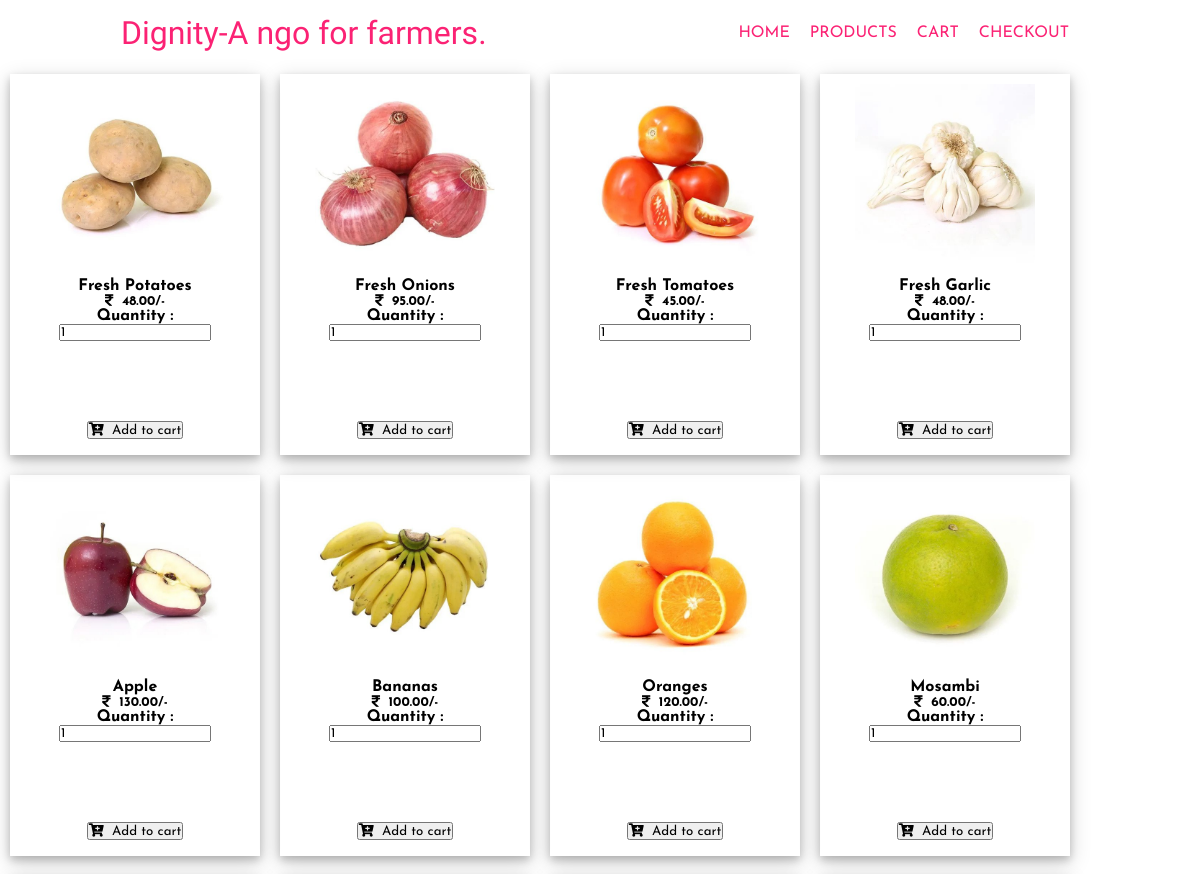
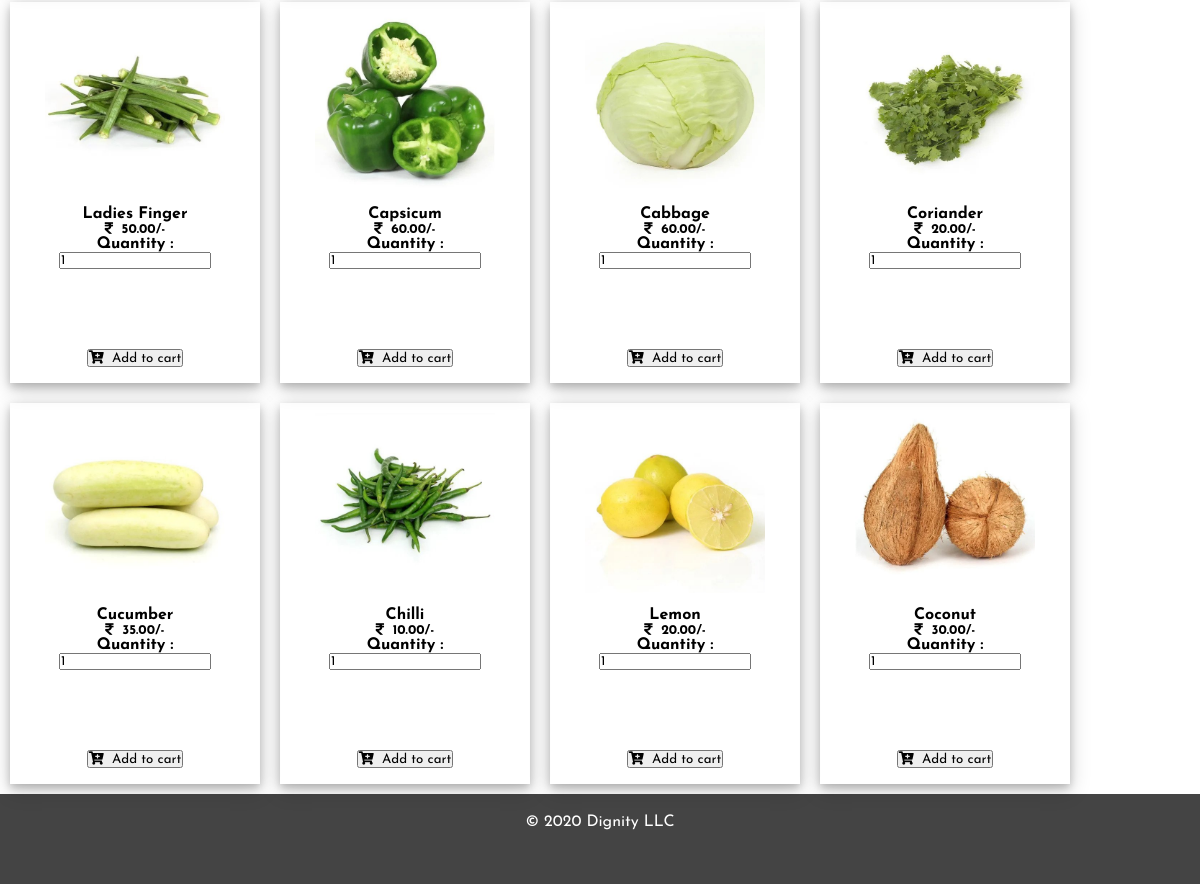
/shopping-cart/index.php, run on the app's committed database (2 pictures, top to bottom).
### tables this page shows
CREATE TABLE `product` (
  `id` int(11) NOT NULL,
  `product_name` varchar(255) NOT NULL,
  `product_price` varchar(100) NOT NULL,
  `product_qty` int(11) NOT NULL DEFAULT 1,
  `product_image` varchar(255) NOT NULL,
  `product_code` varchar(50) NOT NULL
);

### shopping-cart/index.php (the view, shortened to what this page needs)
<!DOCTYPE html>
<html lang="en">
<head>
  <link rel='stylesheet' href="scart.css">
  <link rel="stylesheet" href="rwd.css">
  <link rel='stylesheet' href='https://cdnjs.cloudflare.com/ajax/libs/font-awesome/5.9.0/css/all.min.css' />
</head>
<body>
  <div class="main_container" id="home">
  <div class="navbar">
    <div class="logo">
      <a href="https://dignityngo.000webhostapp.com/homepage.html">Dignity-A ngo for farmers.</a>
    </div>
    <div class="navbar_items">
      <ul>
        <li><a href="https://dignityngo.000webhostapp.com/homepage.html">HOME</a></li>
        <li><a href="index.php">pRODUCTS</a></li>
        <li><a href="cart.php">CART</a></li>
         <li><a href="checkout.php">CHECKOUT</a></li>
      </ul>
    </div>
  </div>
<br><br><br><br>
  <div class="container">
    <div class="row mt-2 pb-3">
      <?php
  			include 'config.php';
  			$stmt = $conn->prepare('SELECT * FROM product');
  			$stmt->execute();
  			$result = $stmt->get_result();
  			while ($row = $result->fetch_assoc()):
  		?>
      <div class="col-sm-6 col-md-4 col-lg-3 mb-2">
        <div class="card-deck">
          <div class="card p-2 border-secondary mb-2">
            <img src="<?= $row['product_image'] ?>" class="card-img-top" height="250">
            <div class="card-body p-1">
              <h4 class="card-title text-center text-info"><?= $row['product_name'] ?></h4>
              <h5 class="card-text text-center text-danger"><i class="fas fa-rupee-sign"></i>&nbsp;&nbsp;<?= number_format($row['product_price'],2) ?>/-</h5>
            </div>
            <div class="card-footer p-1">
              <form action="" class="form-submit">
                <div class="row p-2">
                  <div class="col-md-6 py-1 pl-4">
                    <b>Quantity : </b>
                  </div>
                  <div class="col-md-6">
                    <input type="number" class="form-control pqty" value="<?= $row['product_qty'] ?>">
                  </div>
                </div>
                <input type="hidden" class="pid" value="<?= $row['id'] ?>"><br>
                <input type="hidden" class="pname" value="<?= $row['product_name'] ?>"><br>
                <input type="hidden" class="pprice" value="<?= $row['product_price'] ?>"><br>
                <input type="hidden" class="pimage" value="<?= $row['product_image'] ?>"><br>
                <input type="hidden" class="pcode" value="<?= $row['product_code'] ?>"><br>
                <button class="btn btn-info btn-block addItemBtn"><i class="fas fa-cart-plus"></i>&nbsp;&nbsp;Add to
                  cart</button><br>
              </form><br>
            </div>
          </div>
        </div>
      </div>
      <?php endwhile; ?>
    </div>
  </div>
  <div class="footer">
    <a href="#">© 2020 Dignity LLC</a><br><br>
    <a href="https://www.facebook.com/" class="fa fa-facebook" text-align="right"></a>
    <a href="https://twitter.com/login?lang=en" class="fa fa-twitter"></a>
    <a href="https://www.instagram.com/?hl=en" class="fa fa-instagram"></a>
  </div>
  </div>
</body>
</html>

### shopping-cart/scart.css (style rules this page uses)
* { font-family: 'Titillium Web', sans-serif; }
img { padding:10px; height:200px; width:200px; }
div.card { width: 250px; box-shadow: 0 4px 8px 0 rgba(0, 0, 0, 0.2), 0 6px 20px 0 rgba(0, 0, 0, 0.19); text-align: center; float: left; margin:10px; }
body { background:url('background home.jpg'); background-size: cover; }

### shopping-cart/rwd.css (style rules this page uses)
* { margin: 0; padding: 0; box-sizing: border-box; outline: none; list-style: none; text-decoration: none; font-family: 'Josefin Sans', sans-serif; }
.main_container { position: relative; }
.navbar { width: 100%; height: 65px; position: absolute; display: flex; justify-content: space-around; align-items: center; }
.logo a { font-family: 'Allura', cursive; font-size: 32px; color: #fb2274; }
.navbar_items ul { display: flex; }
.navbar_items ul li { margin: 0 10px; }
.navbar_items ul li a { text-transform: uppercase; color: #fb2274; }
.footer { width: 100%; text-align: center; background: #444444; padding: 20px 0; }
.footer a { color: #fff; }
.row::after { content: ""; clear: both; display: table; }

### data on the page
product: product_image (picture), product_name "Fresh Potatoes", product_price "48.00", product_qty "1"
product: product_image (picture), product_name "Fresh Onions", product_price "95.00", product_qty "1"
product: product_image (picture), product_name "Fresh Tomatoes", product_price "45.00", product_qty "1"
product: product_image (picture), product_name "Fresh Garlic", product_price "48.00", product_qty "1"
product: product_image (picture), product_name "Apple", product_price "130.00", product_qty "1"
product: product_image (picture), product_name "Bananas", product_price "100.00", product_qty "1"
product: product_image (picture), product_name "Oranges", product_price "120.00", product_qty "1"
product: product_image (picture), product_name "Mosambi", product_price "60.00", product_qty "1"
product: product_image (picture), product_name "Ladies Finger", product_price "50.00", product_qty "1"
product: product_image (picture), product_name "Capsicum", product_price "60.00", product_qty "1"
product: product_image (picture), product_name "Cabbage", product_price "60.00", product_qty "1"
product: product_image (picture), product_name "Coriander", product_price "20.00", product_qty "1"
product: product_image (picture), product_name "Cucumber", product_price "35.00", product_qty "1"
product: product_image (picture), product_name "Chilli", product_price "10.00", product_qty "1"
product: product_image (picture), product_name "Lemon", product_price "20.00", product_qty "1"
product: product_image (picture), product_name "Coconut", product_price "30.00", product_qty "1"
